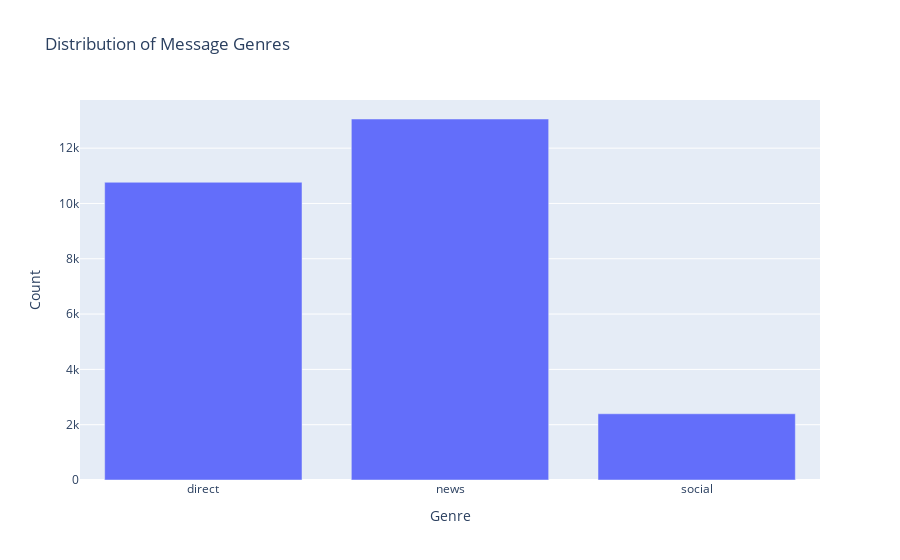

Notebook code cell kept with this figure:
### Markdown cell above
# Example already in script

### Code cell
genre_counts = df.groupby('genre').count()['message']
genre_names = list(genre_counts.index)

genre_counts_graph = {
    'data': [
        go.Bar(
            x=genre_names,
            y=genre_counts
        )
    ],

    'layout': {
        'title': {
            'text': 'Distribution of Message Genres'
        },
        'yaxis': {
            'title': {
                'text': "Count"
            }
        },
        'xaxis': {
            'title': {
                'text': "Genre"
            }
        }
    }
}

plotly.io.from_json( get_graph_json(genre_counts_graph) )

### Figure 1 — Plotly figure (JSON) as saved in the notebook; plotly's stock layout.template omitted (floating-point values rounded to 4 significant figures)
{"data": [{"type": "bar", "x": ["direct", "news", "social"], "y": [10766, 13054, 2395]}], "layout": {"title": {"text": "Distribution of Message Genres"}, "xaxis": {"title": {"text": "Genre"}}, "yaxis": {"title": {"text": "Count"}}}}
